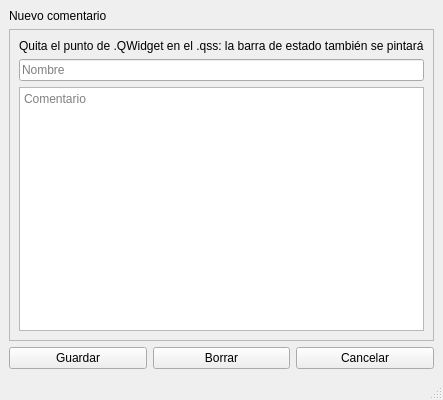
<?xml version="1.0" encoding="UTF-8"?>
<ui version="4.0">
 <class>MainWindow</class>
 <widget class="QMainWindow" name="MainWindow">
  <property name="geometry">
   <rect>
    <x>0</x>
    <y>0</y>
    <width>440</width>
    <height>400</height>
   </rect>
  </property>
  <property name="windowTitle">
   <string>Selectores</string>
  </property>
  <widget class="QWidget" name="centralwidget">
   <layout class="QVBoxLayout" name="vlPrincipal">
    <item>
     <widget class="QLabel" name="lblTitulo">
      <property name="text">
       <string>Nuevo comentario</string>
      </property>
     </widget>
    </item>
    <item>
     <widget class="QFrame" name="frmPanel">
      <property name="frameShape">
       <enum>QFrame::Shape::StyledPanel</enum>
      </property>
      <layout class="QVBoxLayout" name="vlPanel">
       <item>
        <widget class="QLabel" name="lblPanel">
         <property name="text">
          <string>Quita el punto de .QWidget en el .qss: la barra de estado también se pintará</string>
         </property>
        </widget>
       </item>
       <item>
        <widget class="QLineEdit" name="editNombre">
         <property name="placeholderText">
          <string>Nombre</string>
         </property>
        </widget>
       </item>
       <item>
        <widget class="QTextEdit" name="textComentario">
         <property name="placeholderText">
          <string>Comentario</string>
         </property>
        </widget>
       </item>
      </layout>
     </widget>
    </item>
    <item>
     <layout class="QHBoxLayout" name="hlBotones">
      <item>
       <widget class="QPushButton" name="btnGuardar">
        <property name="text">
         <string>Guardar</string>
        </property>
       </widget>
      </item>
      <item>
       <widget class="QPushButton" name="btnBorrar">
        <property name="text">
         <string>Borrar</string>
        </property>
       </widget>
      </item>
      <item>
       <widget class="QPushButton" name="btnCancelar">
        <property name="text">
         <string>Cancelar</string>
        </property>
       </widget>
      </item>
     </layout>
    </item>
   </layout>
  </widget>
  <widget class="QMenuBar" name="menubar">
   <property name="geometry">
    <rect>
     <x>0</x>
     <y>0</y>
     <width>440</width>
     <height>22</height>
    </rect>
   </property>
  </widget>
  <widget class="QStatusBar" name="statusbar"/>
 </widget>
 <resources/>
 <connections/>
</ui>
